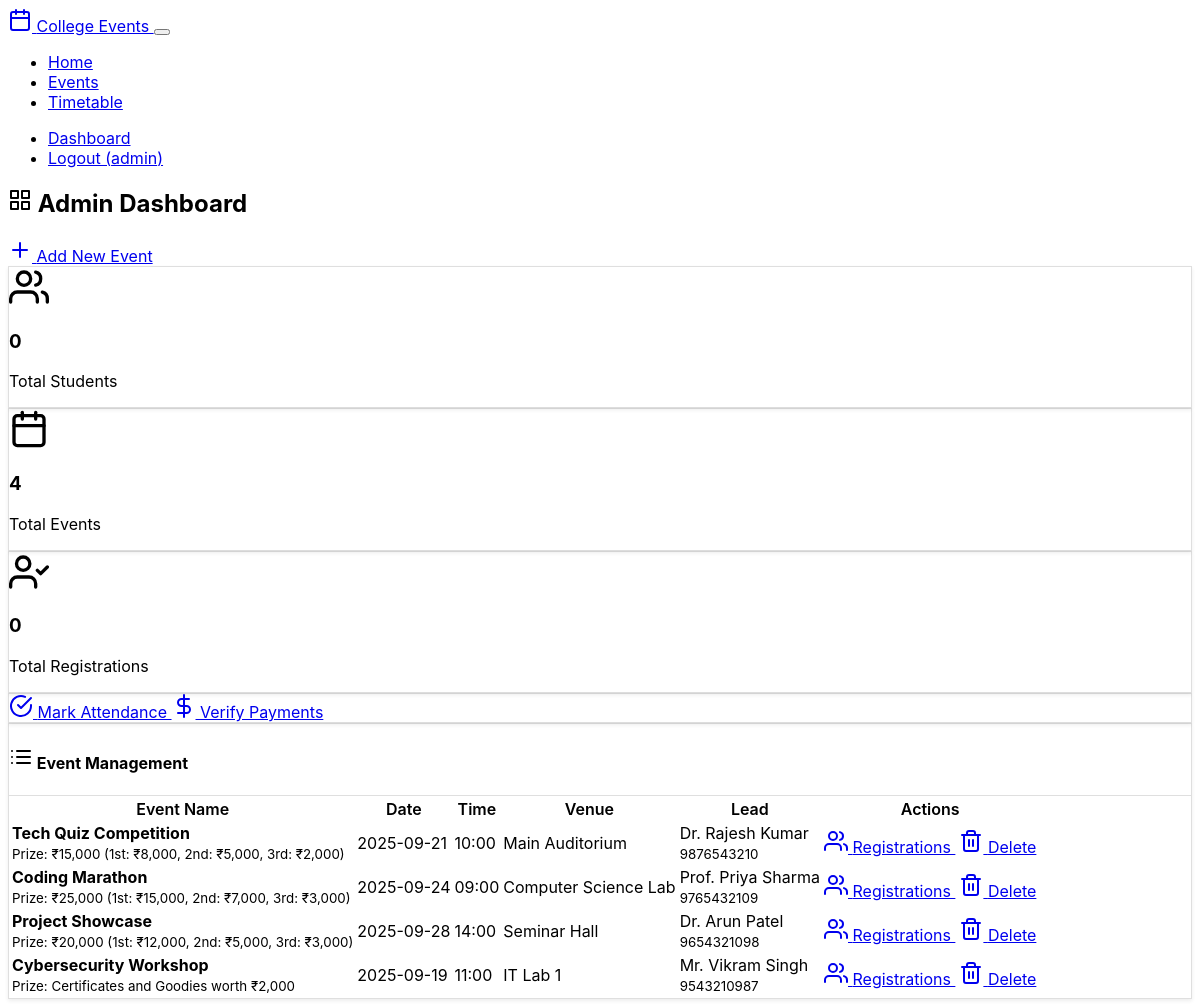
The app's page /admin/dashboard (signed in) with its own data.
### app.py (models this page shows, shortened)
class Event(db.Model):
    id = db.Column(db.Integer, primary_key=True)
    name = db.Column(db.String(200), nullable=False)
    description = db.Column(db.Text, nullable=False)
    rules = db.Column(db.Text, nullable=False)
    prize = db.Column(db.String(100), nullable=False)
    registration_fee = db.Column(db.Float, nullable=False, default=0.0)
    date = db.Column(db.String(20), nullable=False)
    time = db.Column(db.String(20), nullable=False)
    venue = db.Column(db.String(200), nullable=False)
    lead_name = db.Column(db.String(100), nullable=False)
    lead_phone = db.Column(db.String(15), nullable=False)
    created_at = db.Column(db.DateTime, default=datetime.utcnow)

### app.py (the view)
@app.route('/admin/dashboard')
def admin_dashboard():
    if 'admin_id' not in session:
        flash('Please login to access admin dashboard', 'error')
        return redirect(url_for('admin_login'))
    events = Event.query.all()
    total_students = Student.query.count()
    total_registrations = Registration.query.count()
    total_events = Event.query.count()
    stats = {
        'total_students': total_students,
        'total_registrations': total_registrations,
        'total_events': total_events
    }
    return render_template('admin_dashboard.html', events=events, stats=stats)

### templates/admin_dashboard.html (shortened to what this page needs)
{% extends "base.html" %}
{% block content %}
<div class="d-flex justify-content-between align-items-center mb-4">
    <h2>
        <i data-feather="grid" class="me-2"></i>
        Admin Dashboard
    </h2>
    <a href="{{ url_for('add_event') }}" class="btn btn-primary">
        <i data-feather="plus" class="me-2"></i>
        Add New Event
    </a>
</div>
<div class="row g-4 mb-5">
    <div class="col-md-3">
        <div class="card text-center">
            <div class="card-body">
                <i data-feather="users" width="40" height="40" class="text-primary mb-2"></i>
                <h3 class="card-title">{{ stats.total_students }}</h3>
                <p class="card-text text-muted">Total Students</p>
            </div>
        </div>
    </div>
    <div class="col-md-3">
        <div class="card text-center">
            <div class="card-body">
                <i data-feather="calendar" width="40" height="40" class="text-success mb-2"></i>
                <h3 class="card-title">{{ stats.total_events }}</h3>
                <p class="card-text text-muted">Total Events</p>
            </div>
        </div>
    </div>
    <div class="col-md-3">
        <div class="card text-center">
            <div class="card-body">
                <i data-feather="user-check" width="40" height="40" class="text-info mb-2"></i>
                <h3 class="card-title">{{ stats.total_registrations }}</h3>
                <p class="card-text text-muted">Total Registrations</p>
            </div>
        </div>
    </div>
    <div class="col-md-3">
        <div class="card text-center">
            <div class="card-body">
                <div class="d-grid gap-2">
                    <a href="{{ url_for('mark_attendance') }}" class="btn btn-outline-warning">
                        <i data-feather="check-circle" class="me-2"></i>
                        Mark Attendance
                    </a>
                    <a href="{{ url_for('admin_payments') }}" class="btn btn-outline-info">
                        <i data-feather="dollar-sign" class="me-2"></i>
                        Verify Payments
                    </a>
                </div>
            </div>
        </div>
    </div>
</div>
<div class="card">
    <div class="card-header">
        <h4 class="card-title mb-0">
            <i data-feather="list" class="me-2"></i>
            Event Management
        </h4>
    </div>
    <div class="card-body">
        {% if events %}
        <div class="table-responsive">
            <table class="table table-hover">
                <thead>
                    <tr>
                        <th>Event Name</th>
                        <th>Date</th>
                        <th>Time</th>
                        <th>Venue</th>
                        <th>Lead</th>
                        <th>Actions</th>
                    </tr>
                </thead>
                <tbody>
                    {% for event in events %}
                    <tr>
                        <td>
                            <strong>{{ event.name }}</strong><br>
                            <small class="text-muted">Prize: {{ event.prize }}</small>
                        </td>
                        <td>{{ event.date }}</td>
                        <td>{{ event.time }}</td>
                        <td>{{ event.venue }}</td>
                        <td>
                            {{ event.lead_name }}<br>
                            <small class="text-muted">{{ event.lead_phone }}</small>
                        </td>
                        <td>
                            <div class="btn-group" role="group">
                                <a href="{{ url_for('event_registrations', event_id=event.id) }}" class="btn btn-sm btn-outline-primary">
                                    <i data-feather="users"></i>
                                    Registrations
                                </a>
                                <a href="{{ url_for('delete_event', event_id=event.id) }}" class="btn btn-sm btn-outline-danger"
                                   onclick="return confirm('Are you sure you want to delete this event?')">
                                    <i data-feather="trash-2"></i>
                                    Delete
                                </a>
                            </div>
                        </td>
                    </tr>
                    {% endfor %}
                </tbody>
            </table>
        </div>
        {% endif %}
    </div>
</div>
{% endblock %}

### static/style.css (style rules this page uses)
body { font-family: -apple-system, BlinkMacSystemFont, 'Segoe UI', Roboto, sans-serif; }
.card { box-shadow: 0 0.125rem 0.25rem rgba(0, 0, 0, 0.075); border: 1px solid rgba(0, 0, 0, 0.125); }
.card-header { background-color: var(--bs-gray-100); border-bottom: 1px solid rgba(0, 0, 0, 0.125); }
.table th { border-top: none; font-weight: 600; color: var(--bs-gray-800); background-color: var(--bs-gray-50); }
.btn-group .btn { margin-right: 0.25rem; }
.btn-group .btn:last-child { margin-right: 0; }
[data-bs-theme="dark"] .card-header { background-color: var(--bs-gray-800); }
[data-bs-theme="dark"] .table th { background-color: var(--bs-gray-800); color: var(--bs-gray-200); }
.btn { transition: all 0.2s ease-in-out; }
.card { transition: transform 0.2s ease-in-out; }

### records on screen
Event: name "Tech Quiz Competition", prize "₹15,000 (1st: ₹8,000, 2nd: ₹5,000, 3rd: ₹2,000)", date "2025-09-21", time "10:00", venue "Main Auditorium", lead_name "Dr. Rajesh Kumar", lead_phone "9876543210"
Event: name "Coding Marathon", prize "₹25,000 (1st: ₹15,000, 2nd: ₹7,000, 3rd: ₹3,000)", date "2025-09-24", time "09:00", venue "Computer Science Lab", lead_name "Prof. Priya Sharma", lead_phone "9765432109"
Event: name "Project Showcase", prize "₹20,000 (1st: ₹12,000, 2nd: ₹5,000, 3rd: ₹3,000)", date "2025-09-28", time "14:00", venue "Seminar Hall", lead_name "Dr. Arun Patel", lead_phone "9654321098"
Event: name "Cybersecurity Workshop", prize "Certificates and Goodies worth ₹2,000", date "2025-09-19", time "11:00", venue "IT Lab 1", lead_name "Mr. Vikram Singh", lead_phone "9543210987"

### other values on screen
{{ session.admin_username }} "admin"
{{ stats.total_students }} "0"
{{ stats.total_events }} "4"
{{ stats.total_registrations }} "0"
